Frame 1 (no input): blank canvas, image omitted
Frame 60 (the mouse pressed at the canvas centre just before this capture): blank canvas, image omitted
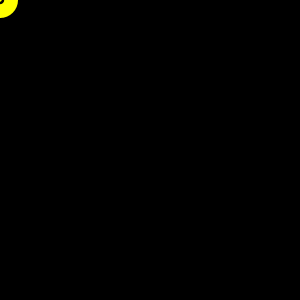
Frame 120 (the mouse held since frame 60 and released just before this capture)

The Processing sketch whose frames 1 and 60 were blank and that drew this single picture after the mouse press (run headless with seeded random() and noise(); from frame 60 on, the mouse is pressed at the canvas centre):

// Processing sketch: sketch_027_YellowKids
// ── sketch_027_YellowKids.pde
/*

http://www.local-guru.net/blog/2012/6/27/yellow-circles


*/

Circle[] c;
float lastx, lasty;
int idx;
void setup() {
  size(300,300);
  smooth();
  lastx = 0;
  lasty = 0;
  idx = 0; 
  c = new Circle[10]; 
}


void draw() {
  background(0);
  for (int i =0; i < 10; i++) {
    if ( c[(idx+i)%10] != null) {
      drawCircle(c[(idx+i) % 10]);
      c[(idx+i)%10].s -= 0.01;
      if (c[(idx+i)%10].s < 0) c[(idx+i)%10] = null;
    }
  }
  
  if ( sq( mouseX - lastx ) + sq( mouseY - lasty ) > 3200 ) {
    c[idx] = new Circle(lastx, lasty);
    idx++;
    if (idx >= 10) idx = 0;
    lastx = mouseX;
    lasty = mouseY;
  }
}

void drawCircle( Circle c ) {
    noStroke();
    fill(255,255,0);
    ellipse(c.x,c.y,c.r1*c.s,c.r1*c.s);
    fill(0);
    ellipse(c.x,c.y,c.r2*c.s,c.r2*c.s);
    fill(255,255,0);
    ellipse(c.x,c.y,c.r3*c.s,c.r3*c.s);
}

public class Circle {
  float r1,r2,r3;
  float x, y;
  
  float s;
  
  public Circle(float x, float y) {
    s = 1;
    r1 = random(40)+60;
    r2 = r1 * random(.9)+.1;
    r3 = r2 * random(.4)+.4;
    this.x = x;
    this.y = y;
  }
}
